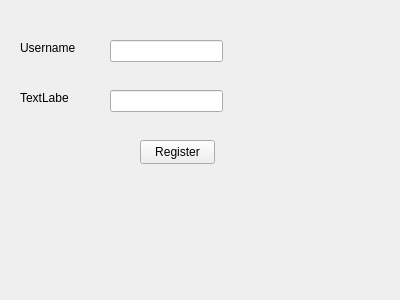
<?xml version="1.0" encoding="UTF-8"?>
<ui version="4.0">
 <class>registrationform</class>
 <widget class="QWidget" name="registrationform">
  <property name="geometry">
   <rect>
    <x>0</x>
    <y>0</y>
    <width>400</width>
    <height>300</height>
   </rect>
  </property>
  <property name="windowTitle">
   <string>Form</string>
  </property>
  <widget class="QLineEdit" name="usernameLineEdit">
   <property name="geometry">
    <rect>
     <x>110</x>
     <y>40</y>
     <width>113</width>
     <height>22</height>
    </rect>
   </property>
  </widget>
  <widget class="QLineEdit" name="passwordLineEdit">
   <property name="geometry">
    <rect>
     <x>110</x>
     <y>90</y>
     <width>113</width>
     <height>22</height>
    </rect>
   </property>
  </widget>
  <widget class="QPushButton" name="registerButton">
   <property name="geometry">
    <rect>
     <x>140</x>
     <y>140</y>
     <width>75</width>
     <height>24</height>
    </rect>
   </property>
   <property name="text">
    <string>Register</string>
   </property>
  </widget>
  <widget class="QLabel" name="label">
   <property name="geometry">
    <rect>
     <x>20</x>
     <y>40</y>
     <width>61</width>
     <height>16</height>
    </rect>
   </property>
   <property name="text">
    <string>Username</string>
   </property>
  </widget>
  <widget class="QLabel" name="label_2">
   <property name="geometry">
    <rect>
     <x>20</x>
     <y>90</y>
     <width>49</width>
     <height>16</height>
    </rect>
   </property>
   <property name="text">
    <string>TextLabel</string>
   </property>
  </widget>
 </widget>
 <resources/>
 <connections/>
</ui>
